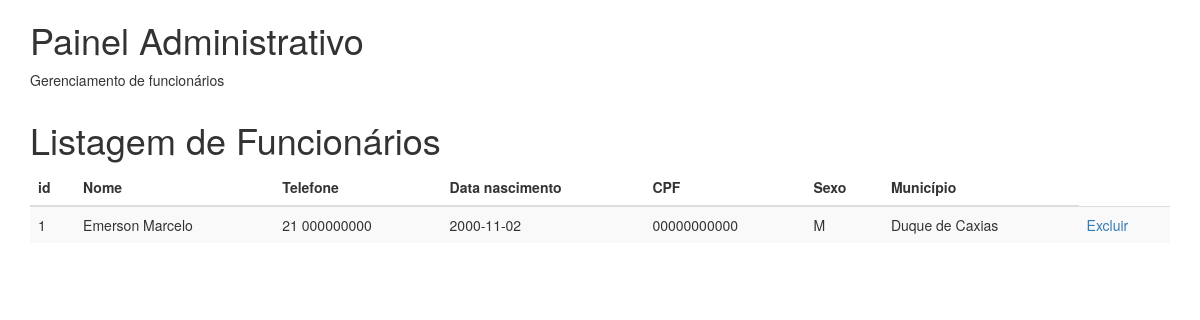
/painel_adm/lista_funcView.php, run on an earlier commit of the app's database.
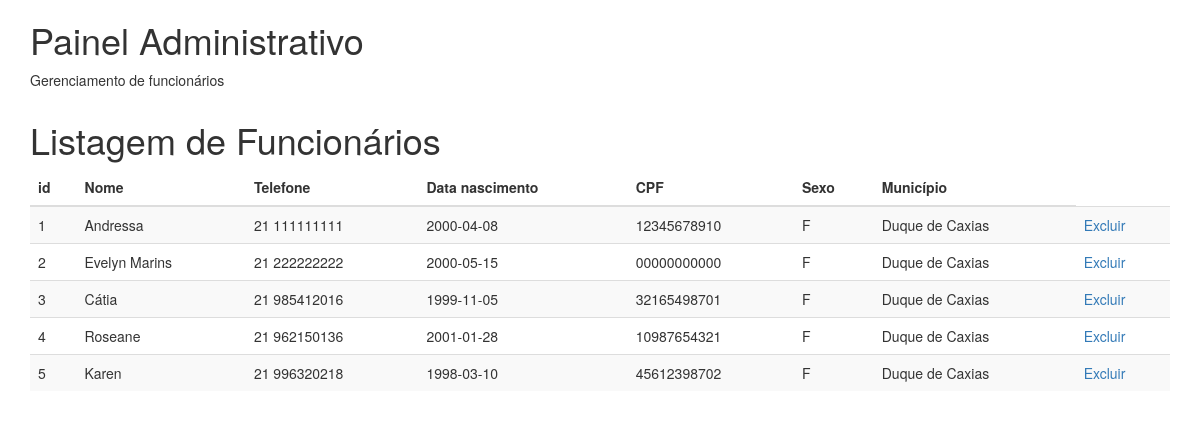
And on a later commit of the database.
### tables this page shows
CREATE TABLE Funcionario (
    id_func int,
    nome_funcionario VARCHAR (50),
    telefone VARCHAR (20),
    data_nasc date,
    cpf VARCHAR (20),
    sexo VARCHAR (1),
    municipio VARCHAR (50),
    estado VARCHAR (50),
    PRIMARY KEY (id_func),
    FOREIGN KEY (id_func) REFERENCES usuario(id_usuario)
);

### painel_adm/lista_funcModel.php (called while the page is built, shortened)
<?php
    function listar_funcionarios() {
        $connection = mysqli_connect("localhost", "root", "", "studiodebeleza");
        $sql = "SELECT * FROM funcionario";
        $result = mysqli_query($connection, $sql);
        $funcionarios = [];
        while($linha = mysqli_fetch_assoc($result))
        {
            $funcionario["id"] = $linha["id_func"];
            $funcionario["nome"] =  $linha["nome_funcionario"];
            $funcionario["telefone"] =  $linha["telefone"];
            $funcionario["nasc"] =  $linha["data_nasc"];
            $funcionario["cpf"] =  $linha["cpf"];
            $funcionario["sexo"] =  $linha["sexo"];
            $funcionario["municipio"] =  $linha["municipio"];
            array_push($funcionarios, $funcionario);
        }
        return $funcionarios;
    }
    ?>

### painel_adm/lista_funcCtrl.php (called while the page is built)
<?php
    require "lista_funcModel.php";
    function controle_listar_funcionarios() {
        return listar_funcionarios();
    }
?>

### painel_adm/lista_funcView.php (the view, shortened to what this page needs)
<!DOCTYPE html>
<head>
  <link rel="stylesheet" href="https://maxcdn.bootstrapcdn.com/bootstrap/3.3.5/css/bootstrap.min.css">
</head>
<body>
<div class="container">
  <h1>Painel Administrativo</h1>
  <p>Gerenciamento de funcionários</p>
</div>
    <div class="container">
        <h1>Listagem de Funcionários</h1>
          <table class="table table-striped">
            <thead>
                <th>id</th>
                <th>Nome</th>
                <th>Telefone</th>
                <th>Data nascimento</th>
                <th>CPF</th>
                <th>Sexo</th>
                <th>Município</th>
            </head>
          <tbody>
            <?php
                    require "lista_funcCtrl.php";
                    $funcionarios = controle_listar_funcionarios();
                    foreach ($funcionarios as $funcionario)
                    {
                        echo "<tr>";
                        echo "<td>" . $funcionario['id'] . "<br></td>";
                        echo "<td>" . $funcionario['nome'] . "<br></td>";
                        echo "<td>" . $funcionario['telefone'] . "<br></td>";
                        echo "<td>" . $funcionario['nasc'] . "<br></td>";
                        echo "<td>" . $funcionario['cpf'] . "<br></td>";
                        echo "<td>" . $funcionario['sexo'] . "<br></td>";
                        echo "<td>" . $funcionario['municipio'] . "<br></td>";
                        echo "<td><a href='excluir.php?id=" . $funcionario['id'] ."'>Excluir</a><br></td>";
                        echo "</tr>";
                    }
            ?>
          </tbody>
        </table>
</div>
</html>

What changed in the data, as far as the page shows it:
changed funcionario id 1: nome_funcionario "Emerson Marcelo" → "Andressa"; telefone "21 000000000" → "21 111111111"; data_nasc "2000-11-02" → "2000-04-08"; cpf "00000000000" → "12345678910"; sexo "M" → "F"
added funcionario: id_func "2", nome_funcionario "Evelyn Marins", telefone "21 222222222", data_nasc "2000-05-15", cpf "00000000000", sexo "F", municipio "Duque de Caxias"
added funcionario: id_func "3", nome_funcionario "Cátia", telefone "21 985412016", data_nasc "1999-11-05", cpf "32165498701", sexo "F", municipio "Duque de Caxias"
added funcionario: id_func "4", nome_funcionario "Roseane", telefone "21 962150136", data_nasc "2001-01-28", cpf "10987654321", sexo "F", municipio "Duque de Caxias"
added funcionario: id_func "5", nome_funcionario "Karen", telefone "21 996320218", data_nasc "1998-03-10", cpf "45612398702", sexo "F", municipio "Duque de Caxias"
